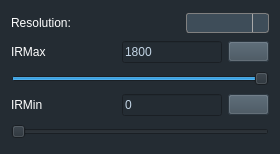
<?xml version="1.0" encoding="UTF-8"?>
<ui version="4.0">
 <class>IRControlView</class>
 <widget class="QWidget" name="IRControlView">
  <property name="geometry">
   <rect>
    <x>0</x>
    <y>0</y>
    <width>280</width>
    <height>154</height>
   </rect>
  </property>
  <property name="windowTitle">
   <string>Form</string>
  </property>
  <property name="styleSheet">
   <string notr="true">background-color: rgb(36, 44, 51);</string>
  </property>
  <layout class="QVBoxLayout" name="verticalLayout">
   <item>
    <layout class="QHBoxLayout" name="horizontalLayout">
     <item>
      <widget class="QLabel" name="labe_ir">
       <property name="styleSheet">
        <string notr="true">background-color: rgba(255, 255, 255, 0);
color: rgb(255, 255, 255);</string>
       </property>
       <property name="text">
        <string>Resolution:</string>
       </property>
      </widget>
     </item>
     <item>
      <spacer name="horizontalSpacer">
       <property name="orientation">
        <enum>Qt::Horizontal</enum>
       </property>
       <property name="sizeHint" stdset="0">
        <size>
         <width>40</width>
         <height>20</height>
        </size>
       </property>
      </spacer>
     </item>
     <item>
      <widget class="QComboBox" name="cb_resolution_ir">
       <property name="styleSheet">
        <string notr="true">QComboBox {
	color: rgb(255, 255, 255);
    border: 1px solid gray;
    border-radius: 3px;
    padding: 1px 18px 1px 3px;
    min-width: 6em;
}
 
 
QComboBox:!editable, QComboBox::drop-down:editable {
       background-color: rgba(62,77,89);
       color: rgb(255, 255, 255);
}
 
/* QComboBox gets the &quot;on&quot; state when the popup is open */
QComboBox:!editable:on, QComboBox::drop-down:editable:on {
       background-color: rgba(62,77,89);
       color: rgb(255, 255, 255);
}
 
QComboBox:on { /* shift the text when the popup opens */
    padding-top: 3px;
    padding-left: 4px;
}
 
QComboBox::drop-down {
    subcontrol-origin: padding;
    subcontrol-position: top right;
    width: 15px;
 
    border-left-width: 1px;
    border-left-color: darkgray;
    border-left-style: solid; /* just a single line */
    border-top-right-radius: 3px; /* same radius as the QComboBox */
    border-bottom-right-radius: 3px;
}
 
QComboBox::down-arrow {
    image: url(:/res/image/combobox_ico.png);
}
 
QComboBox::down-arrow:on { /* shift the arrow when popup is open */
    top: 1px;
    left: 1px;
}
QComboBox QAbstractItemView
{
     background-color: rgba(62,77,89);
}
 
QComboBox QAbstractItemView::item
{
    color: rgb(255, 255, 255);
    height: 24px;
}
 
QComboBox QAbstractItemView::item:selected
{	
    background-color: rgba(9,11,13);
}</string>
       </property>
      </widget>
     </item>
    </layout>
   </item>
   <item>
    <layout class="QHBoxLayout" name="horizontalLayout_8">
     <item>
      <widget class="QLabel" name="label_4">
       <property name="styleSheet">
        <string notr="true">background-color: rgba(255, 255, 255, 0);
color: rgb(255, 255, 255);</string>
       </property>
       <property name="text">
        <string>IRMax</string>
       </property>
      </widget>
     </item>
     <item>
      <spacer name="horizontalSpacer_3">
       <property name="orientation">
        <enum>Qt::Horizontal</enum>
       </property>
       <property name="sizeHint" stdset="0">
        <size>
         <width>40</width>
         <height>20</height>
        </size>
       </property>
      </spacer>
     </item>
     <item>
      <widget class="QLineEdit" name="le_ir_distance_value">
       <property name="minimumSize">
        <size>
         <width>60</width>
         <height>0</height>
        </size>
       </property>
       <property name="maximumSize">
        <size>
         <width>100</width>
         <height>16777215</height>
        </size>
       </property>
       <property name="styleSheet">
        <string notr="true">color: rgb(195, 213, 229);</string>
       </property>
       <property name="text">
        <string>1800</string>
       </property>
      </widget>
     </item>
     <item>
      <widget class="QToolButton" name="tb_ir_distance_set">
       <property name="minimumSize">
        <size>
         <width>41</width>
         <height>21</height>
        </size>
       </property>
       <property name="maximumSize">
        <size>
         <width>41</width>
         <height>21</height>
        </size>
       </property>
       <property name="styleSheet">
        <string notr="true">color: rgb(193, 211, 227);
background-color: rgb(62, 77, 89);</string>
       </property>
       <property name="text">
        <string/>
       </property>
       <property name="icon">
        <iconset resource="../resource.qrc">
         <normaloff>:/res/image/write.png</normaloff>:/res/image/write.png</iconset>
       </property>
      </widget>
     </item>
    </layout>
   </item>
   <item>
    <widget class="QSlider" name="slider_ir_distance">
     <property name="maximum">
      <number>1800</number>
     </property>
     <property name="value">
      <number>1800</number>
     </property>
     <property name="orientation">
      <enum>Qt::Horizontal</enum>
     </property>
    </widget>
   </item>
   <item>
    <layout class="QHBoxLayout" name="horizontalLayout_9">
     <item>
      <widget class="QLabel" name="label_10">
       <property name="styleSheet">
        <string notr="true">background-color: rgba(255, 255, 255, 0);
color: rgb(255, 255, 255);</string>
       </property>
       <property name="text">
        <string>IRMin</string>
       </property>
      </widget>
     </item>
     <item>
      <spacer name="horizontalSpacer_4">
       <property name="orientation">
        <enum>Qt::Horizontal</enum>
       </property>
       <property name="sizeHint" stdset="0">
        <size>
         <width>40</width>
         <height>20</height>
        </size>
       </property>
      </spacer>
     </item>
     <item>
      <widget class="QLineEdit" name="le_ir_distance_value_min">
       <property name="minimumSize">
        <size>
         <width>60</width>
         <height>0</height>
        </size>
       </property>
       <property name="maximumSize">
        <size>
         <width>100</width>
         <height>16777215</height>
        </size>
       </property>
       <property name="styleSheet">
        <string notr="true">color: rgb(195, 213, 229);</string>
       </property>
       <property name="text">
        <string>0</string>
       </property>
      </widget>
     </item>
     <item>
      <widget class="QToolButton" name="tb_ir_distance_set_min">
       <property name="minimumSize">
        <size>
         <width>41</width>
         <height>21</height>
        </size>
       </property>
       <property name="maximumSize">
        <size>
         <width>41</width>
         <height>21</height>
        </size>
       </property>
       <property name="styleSheet">
        <string notr="true">color: rgb(193, 211, 227);
background-color: rgb(62, 77, 89);</string>
       </property>
       <property name="text">
        <string/>
       </property>
       <property name="icon">
        <iconset resource="../resource.qrc">
         <normaloff>:/res/image/write.png</normaloff>:/res/image/write.png</iconset>
       </property>
      </widget>
     </item>
    </layout>
   </item>
   <item>
    <widget class="QSlider" name="slider_ir_distance_min">
     <property name="maximum">
      <number>3000</number>
     </property>
     <property name="value">
      <number>0</number>
     </property>
     <property name="sliderPosition">
      <number>0</number>
     </property>
     <property name="orientation">
      <enum>Qt::Horizontal</enum>
     </property>
    </widget>
   </item>
  </layout>
 </widget>
 <resources>
  <include location="../resource.qrc"/>
 </resources>
 <connections/>
</ui>
